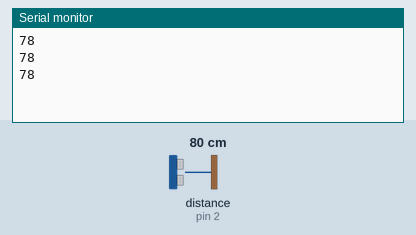
Simulated run of this sketch. Board: Arduino Uno, built with avr-gcc and run on an emulated ATmega328P. Parts: the last lines printed to the serial monitor. Wiring (inferred from the names in the program): ultrasonic range finder: trigger pin 4; echo pin 2. Inputs (shaded band) come from the test bench; at power-on: distance to the obstacle (sensor on pin 2) 80 cm. The echo pulse lasts 58.3 µs per cm.

Above: at 1.3 s.
1.4 s: distance to the obstacle (sensor on pin 2) set to 2 cm
At 1.9 s:
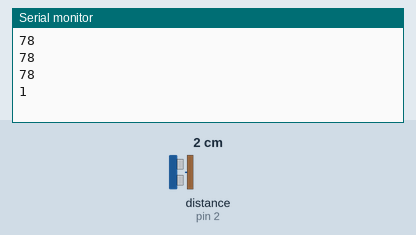
2.9 s: distance to the obstacle (sensor on pin 2) set to 4 cm
At 3.4 s:
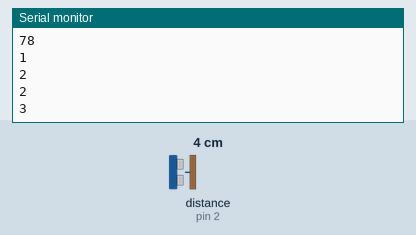
Timing chart, 0 to 5.9 s (numbered marks = the images above; inputs shaded):
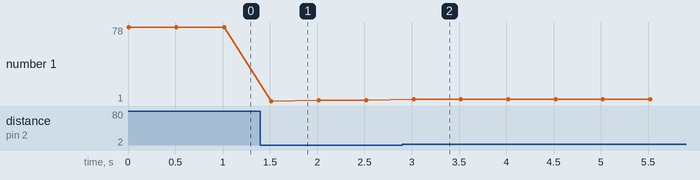

Measured:
- after the input at 1.4 s, the serial monitor: prints a new line after 0.12 s (image 1)
- after the input at 2.9 s, the serial monitor: prints a new line after 0.12 s (image 2)
- plotted number 1: 78 → 2 after the input at 1.4 s, 2 → 3 after the input at 2.9 s

The sketch:

us.ino
```cpp
/*The ultrasonic sensor is used to find the distance between obstacle and is
 displayed in serial monitor.*/
const int trigPin=4;
const int echopin = 2;
long duration;
int distance;
void setup() {
  // put your setup code here, to run once:
pinMode(trigPin,OUTPUT);
pinMode(echopin,INPUT);
//pinMode(13,OUTPUT);
Serial.begin(115200);
}

void loop() {
  // put your main code here, to run repeatedly:
digitalWrite(trigPin,LOW);
delayMicroseconds(2);
digitalWrite(trigPin,HIGH);
delayMicroseconds(10);
digitalWrite(trigPin,LOW);
duration=pulseIn(echopin,HIGH);
distance=duration*.034/2;
Serial.println(distance);
delay(500);
}
/*if(distance>=200)
{
  digitalWrite(13,HIGH);
}
else
digitalWrite(13,LOW);
}
*/
```
